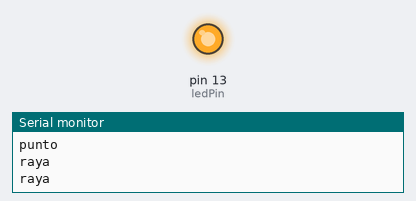
Simulated run of this sketch. Board: Arduino Uno, built with avr-gcc and run on an emulated ATmega328P. Parts: output pins drawn as LEDs (lit = HIGH), the last lines printed to the serial monitor.

Above: at 0.9 s.
At 26.13 s:
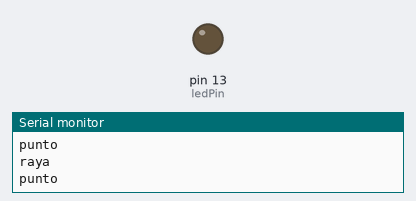
Timing chart, 0 to 26.5 s (numbered marks = the images above):
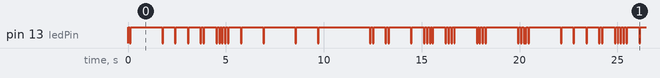

Measured:
- by itself, pin 13 (ledPin): moves between LOW and HIGH, repeating every 20.4 s
- by itself, everything shown: repeats every 20.4 s, in 70 steps

The sketch:

codigoMorsePersonal.ino
```cpp
int ledPin = 13;
//tiempos
int tiempoPunto = 100;
int separador = 50;
int tiempoRaya = 500;
int finCaracter = 100;
int espacio = 500;

void setup() {
  pinMode(ledPin,OUTPUT);
  Serial.begin(9600);
}

void loop() {
//¿Marxista?... No, ateo, Gracias a Dios

punto();
raya();

m();
a();
r();
x();
i();
s();
t();
a();

n();
o();

a();
t();
e();
o();

g();
r();
a();
c();
i();
a();
s();

a();

d();
i();
o();
s();

  //cerramos el caracter
  delay(finCaracter);
  Serial.println("cierre");
}

void punto(){ //crear una funcion que genere un punto

  //Prendemos el punto
  digitalWrite(ledPin, HIGH);
  Serial.println("punto");
  //esperamos el punto encendido
  delay(tiempoPunto);
  //apagamos el punto
  digitalWrite(ledPin,LOW);
  //el espacio despues del punto
  delay(separador);
}
void raya(){
   //empezamos una raya
  digitalWrite(ledPin, HIGH);
  Serial.println("raya");
  //espero el tiempo de la raya
  delay(tiempoRaya);
  //apagamos la raya
  digitalWrite(ledPin,LOW);
}

void a(){
  punto();raya();
}

void b(){
  raya();punto();punto();punto();
}

void c(){
  raya();punto();raya();punto();
}

void d(){
  raya();punto();punto();
}
void e(){
  punto();
}
void f(){
  punto();punto();raya();punto();
}
void g(){
  raya();raya();punto();
}
void h(){
  punto();punto();punto();punto();
}
void i(){
  punto();punto();
}
void j(){
  punto();raya();raya();raya();
}
void k(){
  raya();punto();raya();
}
void l(){
  punto();raya();punto();punto();
}
void m(){
  raya();raya();
}
void n(){
  raya();punto();
}
void o(){
  raya();raya();raya();
}
void p(){
  punto();raya();raya();punto();
}
void q(){
  raya();raya();punto();raya();
}
void r(){
  punto();raya();punto();
}
void s(){
  punto();punto();punto();
}
void t(){
  raya();
}
void u(){
  punto();punto();raya();
}
void v(){
  punto();punto();punto();raya();
}
void w(){
  punto();raya();raya();
}
void x(){
  raya();punto();punto();raya();
}
void y(){
  raya();punto();raya();raya();
}
void z(){
  raya();raya();punto();punto();
}
```
